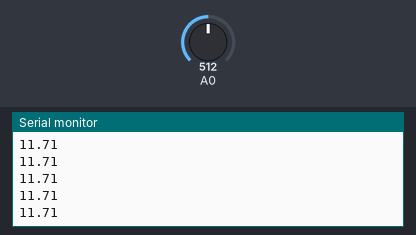
The sketch below on a simulated Arduino Uno, built with avr-gcc and run on an emulated ATmega328P. Parts: the last lines printed to the serial monitor. Inputs (shaded band) come from the test bench; at power-on: A0 = 512.

Above: at 1.2 s.
1.3 s: A0 set to 0
At 1.31 s:
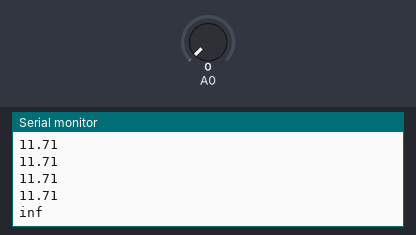
3.2 s: A0 set to 122
At 3.22 s:
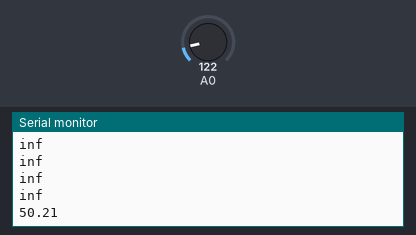

Measured:
- after the input at 1.3 s, the serial monitor: prints a new line at once (image 1)
- after the input at 3.2 s, the serial monitor: prints a new line at once (image 2)

The sketch:

IR_distance_sensor_linearization.ino
```cpp
/*  The function below linearize the input values of the distance sensor GP2D12
 *  The function get the (int)value and return (double)distance in cm
 *  WARNING: irrelevant up to 11cm, unstable above 50cm
 *
 *  Theory www.cs.uml.edu/teams-academy/uploads/Robots/Nonlinear.pdf
 *  Code by J.M.Friedman
 */

void setup() {
  Serial.begin(9600);
}

void loop() {
  double sensorVal = analogRead(0); // Read sensor value.
  Serial.println(linearIRS(sensorVal));
  delay(100);
}

double linearIRS(int sensorValue) {
  double a = 3;
  double b = 8;
  double c = 0;
  double k = 18500;
  double delta = sensorValue - c;
  double result = (k - delta) / (a * delta);
  return result;
}
```
